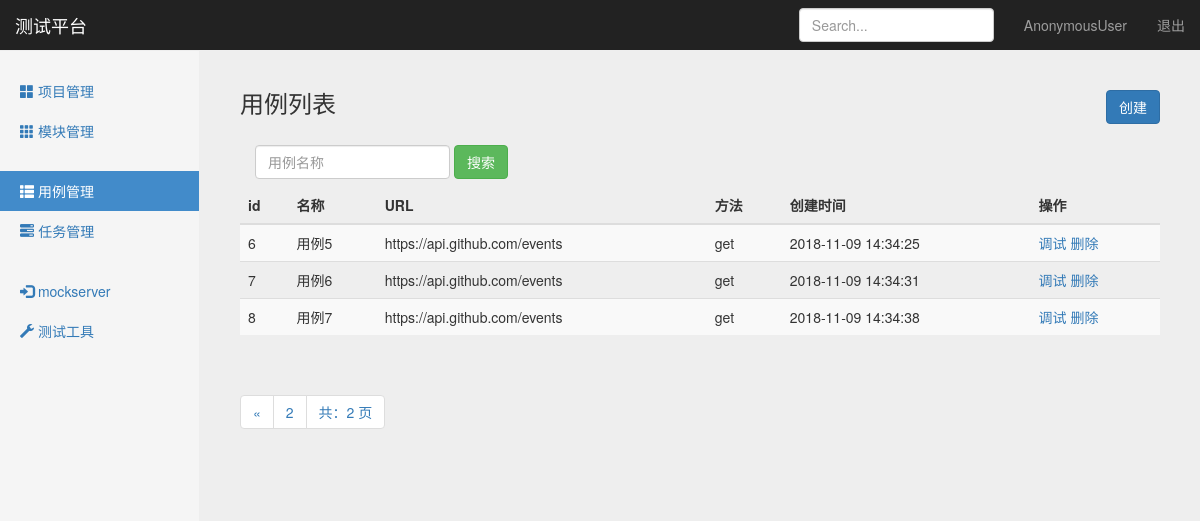
The app's page /interface/case_manage/?page=2, older data.
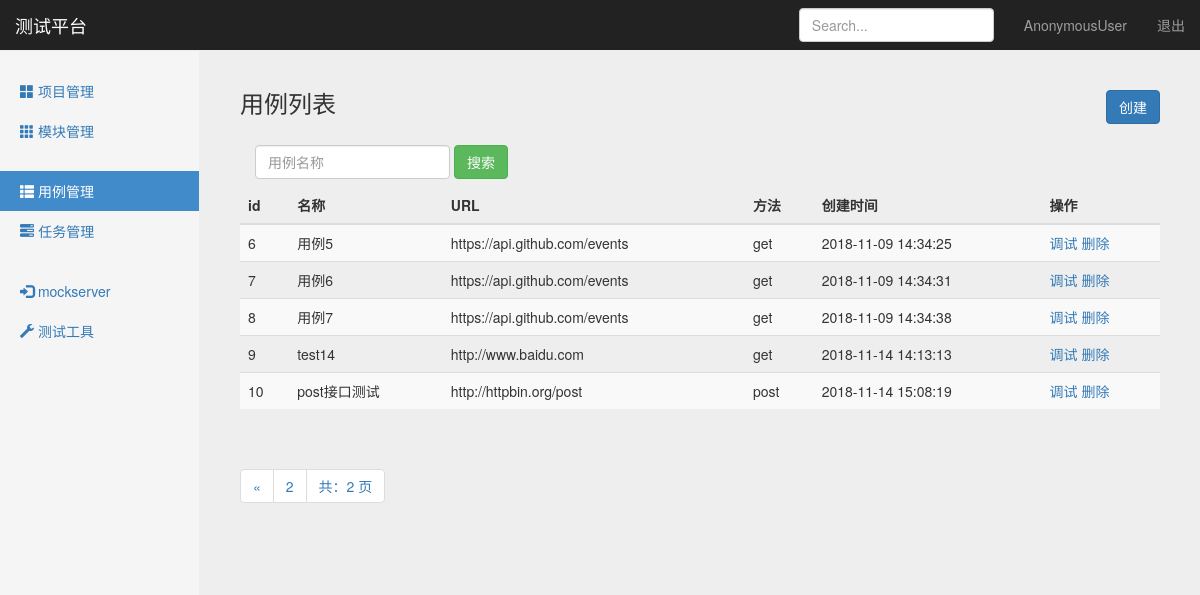
The same page, newer data.
### interface_app/models.py (models this page shows, shortened)
class TestCase(models.Model):
    module = models.ForeignKey(Module, on_delete=models.CASCADE)
    name = models.CharField("名称", max_length=100, blank=False, default="")
    url = models.TextField("URL", default="")
    req_method = models.CharField("方法", max_length=10, default="")
    req_type = models.CharField("参数类型", max_length=10, default="")
    req_header = models.TextField("header", default="")
    req_parameter = models.TextField("参数", default="")
    resp_assert = models.TextField("验证", default="")
    create_time = models.DateTimeField("创建时间", auto_now_add=True)

### interface_app/views/testcase_views.py (the view)
# urls.py: path('case_manage/', testcase_views.case_manage),
def case_manage(request):
    testcases = TestCase.objects.all()
    paginator = Paginator(testcases, 5)
    page = request.GET.get('page')
    try:
        contacts = paginator.page(page)
    except PageNotAnInteger:
        contacts = paginator.page(1)
    except EmptyPage:
        contacts = paginator.page(paginator.num_pages)
    if request.method == "GET":
        return render(request, "case_manage.html", {
            "type": "list",
            "testcases": contacts,
        })
    else:
        return HttpResponse("404")

### templates/case_manage.html (shortened to what the changed rows need)
{% extends "base.html" %}
{% block content %}
<nav class="navbar navbar-inverse navbar-fixed-top">
    <div class="container-fluid">
        <div class="navbar-header">
            <a class="navbar-brand" href="#">测试平台</a>
        </div>
    </div>
</nav>
<div class="container-fluid">
    <div class="row">
        {% if type == 'list'%}
        <div class="col-sm-9 col-sm-offset-3 col-md-10 col-md-offset-2 main">
            <div class="table-responsive">
                <table class="table table-striped">
                    <thead>
                        <tr>
                            <th>id</th>
                            <th>名称</th>
                            <th>URL</th>
                            <th>方法</th>
                            <th>创建时间</th>
                            <th>操作</th>
                        </tr>
                    </thead>
                    <tbody>
                        {% for case in testcases %}
                        <tr>
                            <td>{{ case.id }}</td>
                            <td>{{ case.name }}</td>
                            <td>{{ case.url }}</td>
                            <td>{{ case.req_method }}</td>
                            <td>{{ case.create_time | date:"Y-m-d H:i:s" }}</td>
                            <td>
                                <a href="/interface/debug_case/{{case.id}}/">调试</a>
                                <a href="/interface/delete_project/{{case.id}}/">删除</a>
                            </td>
                        </tr>
                        {% endfor %}
                    </tbody>
                </table>
            </div>
        </div>
        {% endif %}
    </div>
</div>
{% endblock %}

Row changes from the older to the newer data that the page shows:
added TestCase: id "9", name "test14", url "http://www.baidu.com", req_method "get", create_time "2018-11-14 14:13:13"
added TestCase: id "10", name "post接口测试", url "http://httpbin.org/post", req_method "post", create_time "2018-11-14 15:08:19"
